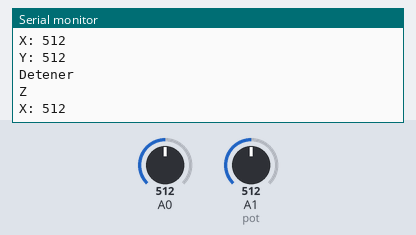
A sketch run on a simulated Arduino Uno, built with avr-gcc and run on an emulated ATmega328P. Shown: the last lines printed to the serial monitor. The inputs (shaded band) are chosen by the test bench; at power-on: A0 = 512, A1 (pot) = 512.

Above: at 1.2 s.
1.3 s: A0 set to 550
At 2.3 s:
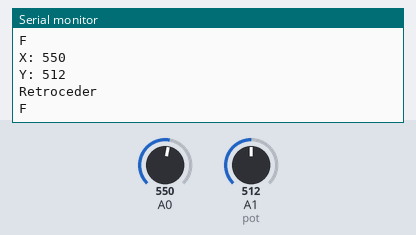
2.8 s: A1 (pot) set to 550
At 3.5 s:
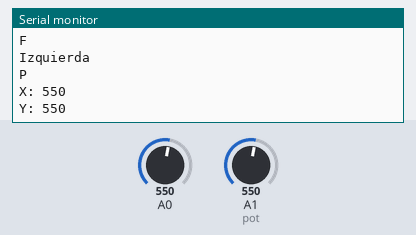
4.4 s: A0 set to 530
At 5.2 s:
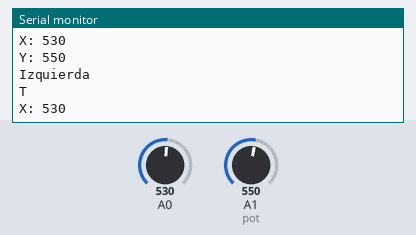
6.0 s: A1 (pot) set to 530
At 7.1 s:
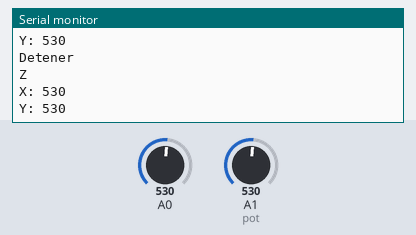
9.0 s: A0 set to 716
At 9.8 s:
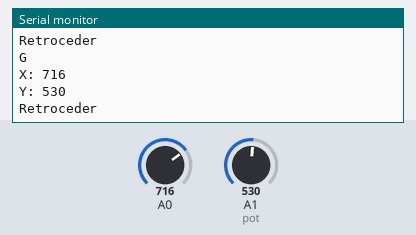
10.6 s: A1 (pot) set to 716
At 11.2 s:
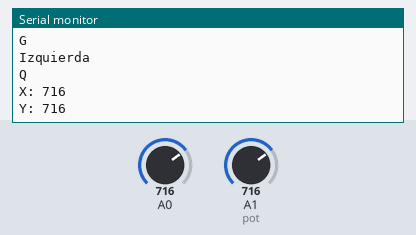
Timing chart, 0 to 13.2 s (numbered marks = the images above; inputs shaded):
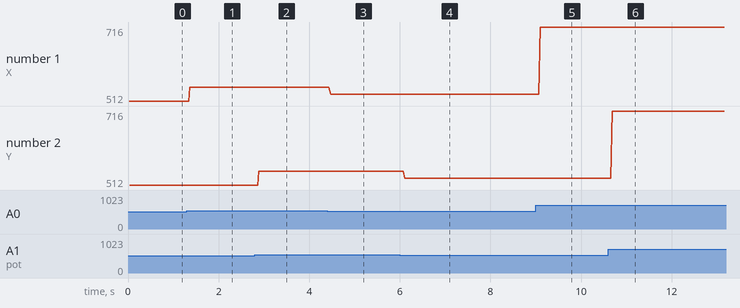

Measured:
- after the input at 1.3 s, the serial monitor: prints a new line after 0.07 s (image 1)
- after the input at 2.8 s, the serial monitor: prints a new line after 0.09 s (image 2)
- after the input at 4.4 s, the serial monitor: prints a new line after 0.07 s (image 3)
- after the input at 6.0 s, the serial monitor: prints a new line after 0.11 s (image 4)
- after the input at 9.0 s, the serial monitor: prints a new line after 0.10 s (image 5)
- after the input at 10.6 s, the serial monitor: prints a new line after 0.08 s (image 6)
- plotted number 1: 512 → 550 after the input at 1.3 s, 550 → 530 after the input at 4.4 s, 530 → 716 after the input at 9.0 s

The sketch:

transmisorRobot.ino
```cpp
#include <SoftwareSerial.h>// libreria serial
SoftwareSerial BT(10,11);   //asigna pines a usar para receptor y transmisor 10 rx y 11 tx
// ULTIMA VERSION
int x;
int y;
int pot;
char dir;

void setup() {
  Serial.begin(9600);  //comunica consola con mibt
  Serial.println("Joystick transmitiendo...");
  BT.begin(115200);    //velocidad de comunicacion
  while(!Serial){
    ;
  }
}

void loop() {

  dir = 'Z'; // Iniciamos el joystick en 'Z' para que ejecute la función detener()
  x = analogRead(A0); // Capturamos los valores de los ejes del joystick analogico
  y = analogRead(A1); // basados en dos potenciometros en eje X y eje Y.
  Serial.print("X: ");
  Serial.println(x);
  Serial.print("Y: ");
  Serial.println(y);

  if (x >= 0 && x < 480){ // avanzar
    pot = map(x,480,0,0,100);
    Serial.println("Avanzar");
    if(pot > 0 && pot < 20)
      dir = 'A';
    else if(pot > 20 && pot < 40)
      dir = 'B';
    else if(pot > 40 && pot < 60)
      dir = 'C';
    else if(pot > 60 && pot < 80)
      dir = 'D';
    else
      dir = 'E';
    BT.write(dir);
    Serial.println(dir);
  }

  if (x > 540 && x <= 1023){ // retroceder
    Serial.println("Retroceder");
    pot = map(x,540,1023,0,100);
    if(pot > 0 && pot < 20)
      dir = 'F';
    else if(pot > 20 && pot < 40)
      dir = 'G';
    else if(pot > 40 && pot < 60)
      dir = 'H';
    else if(pot > 60 && pot < 80)
      dir = 'I';
    else
      dir = 'J';
    BT.write(dir);
    Serial.println(dir);
  }

  if (y >= 0 && y < 480){ // derecha
    Serial.println("Derecha");
    pot = map(x,480,0,0,100);
    if(pot > 0 && pot < 20)
      dir = 'K';
    else if(pot > 20 && pot < 40)
      dir = 'L';
    else if(pot > 40 && pot < 60)
      dir = 'N';
    else if(pot > 60 && pot < 80)
      dir = 'M';
    else
      dir = 'O';
    BT.write(dir);
    Serial.println(dir);
  }

  if (y > 540 && y <= 1023){ // izquierda
    Serial.println("Izquierda");
    pot = map(x,540,1023,0,100);
    if(pot > 0 && pot < 20)
      dir = 'P';
    else if(pot > 20 && pot < 40)
      dir = 'Q';
    else if(pot > 40 && pot < 60)
      dir = 'R';
    else if(pot > 60 && pot < 80)
      dir = 'S';
    else
      dir = 'T';
    BT.write(dir);
    Serial.println(dir);
  }

  if ((x > 480 && x < 540) && (y > 480 && y < 540)){
    Serial.println("Detener");
    dir = 'Z';
    BT.write(dir);
    Serial.println(dir);
  }

}
```
